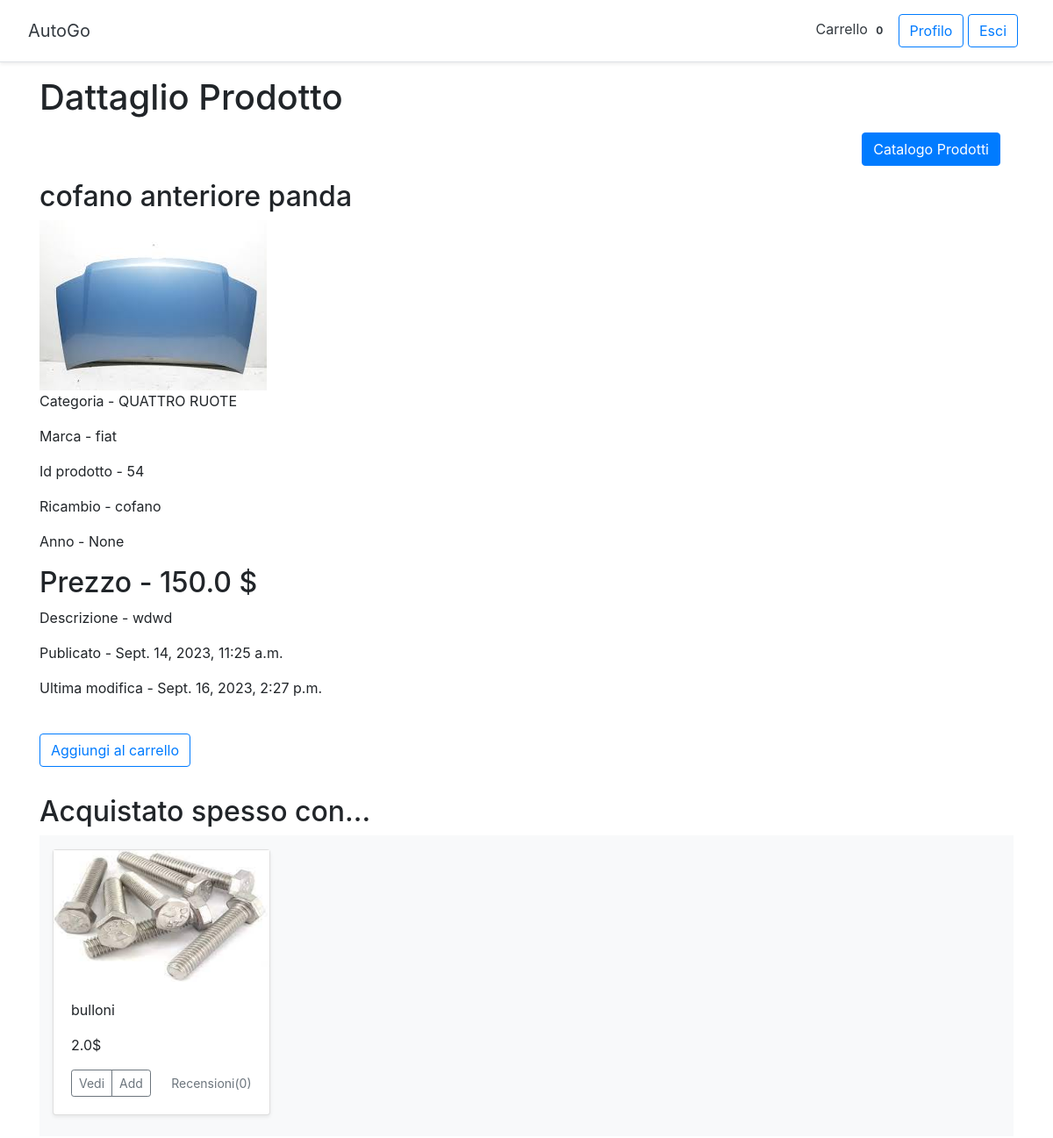
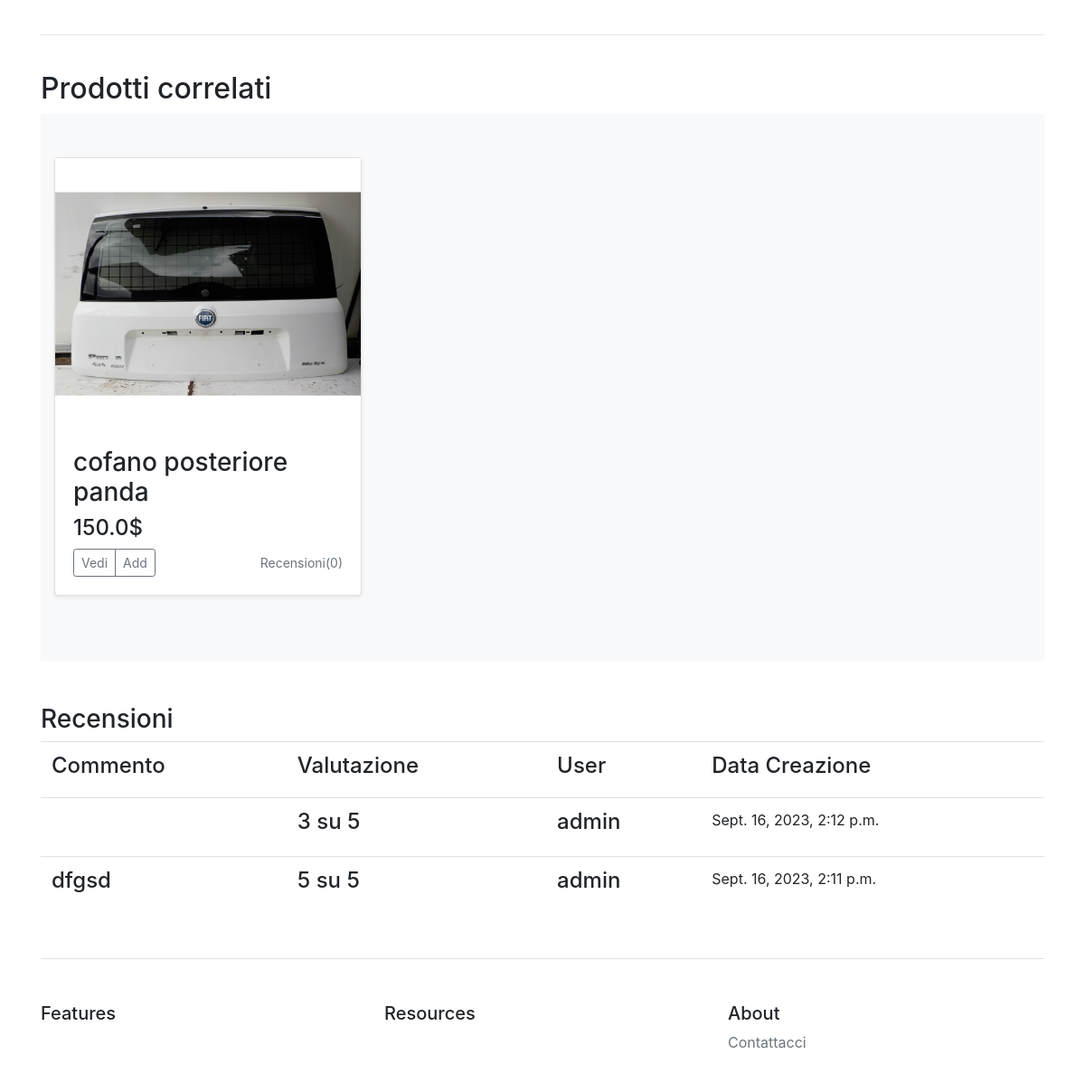
Screenshot of /prodotto/2/ (signed in) with the database file from the repository (2 pictures, top to bottom).
### prodotto/models.py (models this page shows, shortened)
class Prodotto(models.Model):
    DUE_RUOTE = 'DR'
    TRE_RUOTE = 'TR'
    QUATTRO_RUOTE = 'QR'
    ALTRO = 'AL'
    categorie = [
        (DUE_RUOTE, 'DUE RUOTE'),
        (TRE_RUOTE, 'TRE RUOTE'),
        (QUATTRO_RUOTE, 'QUATTRO RUOTE'),
        (ALTRO, 'ALTRO'),
    ]
    categoria = models.CharField(max_length=2, choices=categorie, default='AL')
    titolo = models.CharField(max_length=100)
    id_prodotto = models.CharField(max_length=60)
    slug = models.SlugField()
    img = models.ImageField(upload_to="images/")
    descrizione = models.CharField(max_length=1000)
    prezzo = models.FloatField()
    ricambio = models.CharField(max_length=150)
    anno = models.IntegerField(blank=True, null=True)
    n_acquisti = models.IntegerField(default=0)
    marca = models.CharField(max_length=100)
    publicato = models.DateTimeField(auto_now_add=True)
    modificato = models.DateTimeField(auto_now=True)
    class Meta:
        ordering = ('-publicato',)

### ordine/models.py (models this page shows, shortened)
class Recensione(models.Model):
    user = models.ForeignKey(settings.AUTH_USER_MODEL, on_delete=models.CASCADE)
    prodotto = models.ForeignKey(Prodotto, on_delete=models.CASCADE)
    commento = models.TextField(max_length=250)
    valutazione = models.IntegerField(default=0, null=True, blank=True)
    creata = models.DateTimeField(auto_now_add=True)

### prodotto/views.py (the view)
# urls.py: path('<pk>/', views.ProdottoDetailView.as_view(), name='prodotto-detail'),
class ProdottoDetailView(DetailView):
    model = Prodotto
    template_name = 'prodotto/prodotto_detail.html'
    def get_context_data(self, **kwargs):
        context = super().get_context_data(**kwargs)
        recensioni = Recensione.objects.filter(prodotto=self.get_object().id).order_by('-creata')
        correlati = Prodotto.objects.filter(ricambio=self.get_object().ricambio).exclude(id=self.get_object().id)
        context["recensioni"] = recensioni[:5]
        context['recensioni_count'] = Recensione.objects.all()
        context["correlati"] = correlati[0:6]
        context["comprati_spesso"] = comp(self.get_object().id)
        return context

### carrello/context_processor.py (called while the page is built)
def cart_total_amount(request):
    if request.user.is_authenticated:
        cart = Cart(request)
        total_bill = 0.0
        for key, value in request.session['cart'].items():
            total_bill = total_bill + (float(value['price']) * value['quantity'])
        return {'cart_total_amount': total_bill}
    else:
        return {'cart_total_amount': 0}

### prodotto/templatetags/prodotto_tag.py (called while the page is built)
@register.filter()
def filtra(value, id):
    return value.filter(prodotto=id)

### prodotto/views.py (called while the page is built)
def comp(id):
    ordini_det = Ordine.objects.filter(prodotto__id=id)
    for x in ordini_det:
        ordini_dat = Ordine.objects.filter(data=x.data)
        if len(ordini_dat) > 1:
            comprati = list(())
            for y in ordini_dat:
                comprati.append(Prodotto.objects.get(id=y.prodotto.id))
            comprati.remove(Prodotto.objects.get(id=id))
            return comprati[:4]

### prodotto/templates/prodotto/prodotto_detail.html
{% extends "homepage/base.html" %}
{% load static %}
{% load prodotto_tag %}
{% block content %}
    <h1>Dattaglio Prodotto</h1>
    <div class="breadcrumb-area">
        <div class="container">
            <div class="row align-items-center justify-content-center">
                <div class="col-12 text-right">
                    <h4><a class="btn btn-primary my-2" href={% url 'prodotto:prodotto-list' %}>Catalogo Prodotti</a>
                    </h4>
                </div>
            </div>
        </div>
    </div>
    <h2>{{ object.titolo }}</h2>
    <img src="{{ object.img.url }}">
    <p>Categoria - {{ object.get_categoria_display }}</p>
    <p>Marca - {{ object.marca }}</p>
    <p>Id prodotto - {{ object.id_prodotto }}</p>
    <p>Ricambio - {{ object.ricambio }}</p>
    <p>Anno - {{ object.anno }}</p>
    <h2>Prezzo - {{ object.prezzo }} $</h2>
    <p>Descrizione - {{ object.descrizione }}</p>
    <p>Publicato - {{ object.publicato }}</p>
    <p>Ultima modifica - {{ object.modificato }}</p><br>
    <h3><a class="btn btn-outline-primary" href="{% url 'carrello:cart_add' object.id %}">Aggiungi al carrello</a><br>
    </h3>
    <br>
    {% if comprati_spesso|length %}
        <h2>Acquistato spesso con...</h2>
        <div class="album py-3 bg-light">
            <div class="container">
                <div class="row">
                    {% for prodotti in comprati_spesso %}
                        <div class="col-md-3">
                            <div class="card mb-2 shadow-sm">
                                <img src="{{ prodotti.img.url }}" width="100%" height="150">
                                <div class="card-body">
                                    <p>{{ prodotti.titolo }}</p>
                                    <p>{{ prodotti.prezzo }}$</p>
                                    <div class="d-flex justify-content-between align-items-center">
                                        <div class="btn-group">
                                            <a type="button" class="btn btn-sm btn-outline-secondary"
                                               href="{% url 'prodotto:prodotto-detail' prodotti.id %}">Vedi</a>
                                            <a type="button" class="btn btn-sm btn-outline-secondary"
                                               href="{% url 'carrello:cart_add' prodotti.id %}">Add</a>
                                        </div>
                                        <small class="text-muted">Recensioni({{ recensioni_count|filtra:prodotti.id|length }})</small>
                                    </div>
                                </div>
                            </div>
                        </div>
                    {% endfor %}
                </div>
            </div>
        </div>
    {% endif %}
    <br>
    <hr>
    <br>
    {% if correlati|length %}
        <h2>Prodotti correlati</h2>
        <div class="album py-5 bg-light">
            <div class="container">
                <div class="row">
                    {% for prodotti in correlati %}
                        <div class="col-md-4">
                            <div class="card mb-4 shadow-sm">
                                <img src="{{ prodotti.img.url }}" width="100%" height="300">
                                <div class="card-body">
                                    <h3>{{ prodotti.titolo }}</h3>
                                    <h4>{{ prodotti.prezzo }}$</h4>
                                    <div class="d-flex justify-content-between align-items-center">
                                        <div class="btn-group">
                                            <a type="button" class="btn btn-sm btn-outline-secondary"
                                               href="{% url 'prodotto:prodotto-detail' prodotti.id %}">Vedi</a>
                                            <a type="button" class="btn btn-sm btn-outline-secondary"
                                               href="{% url 'carrello:cart_add' prodotti.id %}">Add</a>
                                        </div>
                                        <small class="text-muted">Recensioni({{ recensioni_count|filtra:prodotti.id|length }})</small>
                                    </div>
                                </div>
                            </div>
                        </div>
                    {% endfor %}
                </div>
            </div>
        </div>
    {% else %}
        <h3>Non ci sono ancora prodotti correlati per questo prodotto</h3>
    {% endif %}
    <br>
    <br>
    {% if recensioni|length %}
        <h3>Recensioni</h3>
        <table class="table">
            <tr>
                <td><h4>Commento</h4></td>
                <td><h4>Valutazione</h4></td>
                <td><h4>User</h4></td>
                <td><h4>Data Creazione</h4></td>
            </tr>
            {% for recensione in recensioni %}
                {% if recensione.prodotto.id == object.id %}
                    <tr>
                        <td><h4>{{ recensione.commento }}</h4></td>
                        <td><h4>{{ recensione.valutazione }} su 5</h4></td>
                        <td><h4>{{ recensione.user.username }}</h4></td>
                        <td><p>{{ recensione.creata }}</p></td>
                    </tr>
                {% endif %}
            {% endfor %}
        </table>
    {% else %}
        <h3>Non ci sono ancora Recensioni per questo prodotto</h3>
    {% endif %}
{% endblock %}

### rows the page displays
Prodotto: titolo "cofano anteriore panda", img (picture), categoria "QUATTRO RUOTE", marca "fiat", id_prodotto "54", ricambio "cofano", anno "None", prezzo "150.0", descrizione "wdwd", publicato "Sept. 14, 2023, 11:25 a.m.", modificato "Sept. 16, 2023, 2:27 p.m."
Prodotto: img (picture), titolo "bulloni", prezzo "2.0", id "0"
Prodotto: img (picture), titolo "cofano posteriore panda", prezzo "150.0", id "0"
Recensione: valutazione "3", user.username "admin", creata "Sept. 16, 2023, 2:12 p.m."
Recensione: commento "dfgsd", valutazione "5", user.username "admin", creata "Sept. 16, 2023, 2:11 p.m."

### other values shown
{{ request.session.cart|length }} "0"
